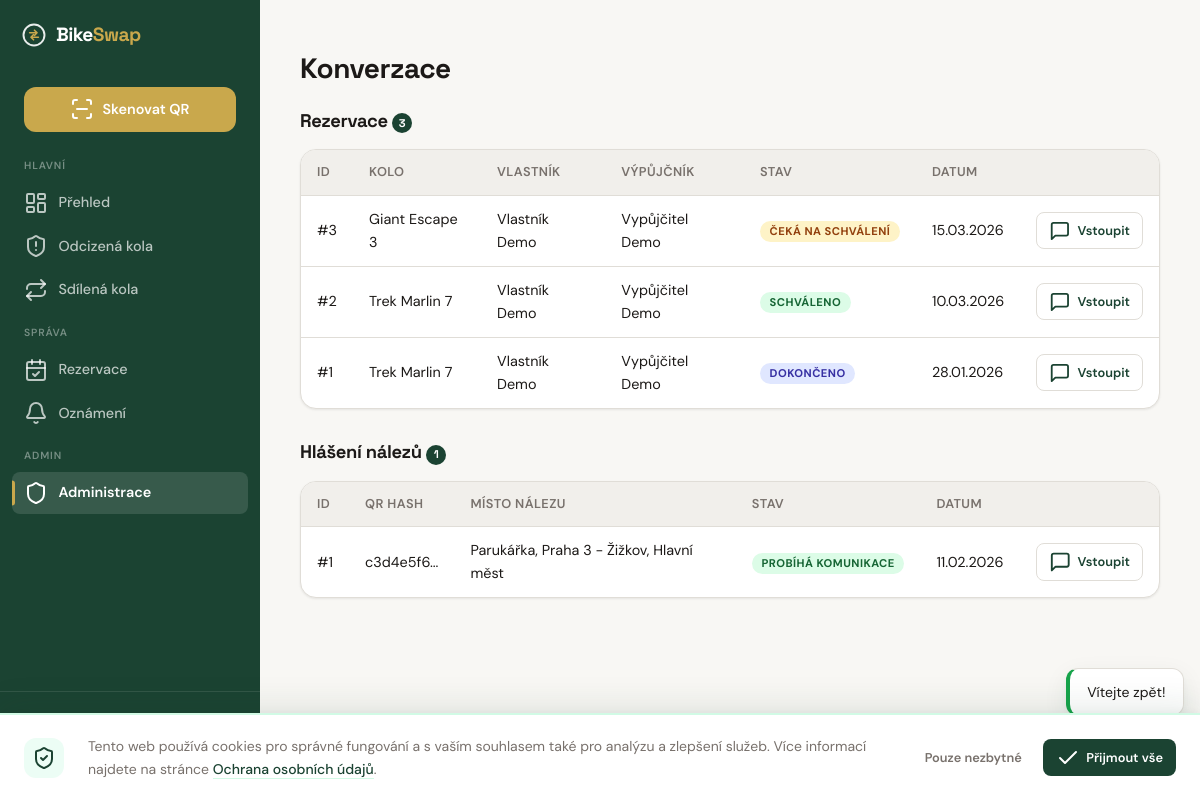
The page /admin/conversations (signed in) on the database its author committed.
### tables this page shows
CREATE TABLE IF NOT EXISTS `reservations` (
    `id`                 INT UNSIGNED    NOT NULL AUTO_INCREMENT,
    `bike_id`            INT UNSIGNED    NOT NULL,
    `borrower_id`        INT UNSIGNED    NOT NULL,
    `owner_id`           INT UNSIGNED    NOT NULL,
    `conversation_token` VARCHAR(64)     NOT NULL,
    `date_from`          DATE            NOT NULL,
    `date_to`            DATE            NOT NULL,
    `message`            TEXT            NULL DEFAULT NULL,
    `status`             ENUM('pending','approved','rejected','active','completed','cancelled','not_returned','disputed') NOT NULL DEFAULT 'pending',
    `not_returned_reason`  TEXT          NULL DEFAULT NULL,
    `dispute_reason`       TEXT          NULL DEFAULT NULL,
    `admin_resolution`     ENUM('borrower_guilty','owner_guilty') NULL DEFAULT NULL,
    `admin_resolved_by`    INT UNSIGNED  NULL DEFAULT NULL,
    `admin_resolved_at`    DATETIME      NULL DEFAULT NULL,
    `created_at`         DATETIME        NOT NULL DEFAULT CURRENT_TIMESTAMP,
    `updated_at`         DATETIME        NOT NULL DEFAULT CURRENT_TIMESTAMP ON UPDATE CURRENT_TIMESTAMP,

    PRIMARY KEY (`id`),
    UNIQUE KEY `uq_reservations_token` (`conversation_token`),
    KEY `idx_reservations_bike_dates` (`bike_id`, `date_from`, `date_to`, `status`),
    KEY `idx_reservations_borrower` (`borrower_id`, `status`),
    KEY `idx_reservations_owner` (`owner_id`, `status`),
    CONSTRAINT `fk_reservations_bike` FOREIGN KEY (`bike_id`) REFERENCES `bikes` (`id`) ON DELETE CASCADE,
    CONSTRAINT `fk_reservations_borrower` FOREIGN KEY (`borrower_id`) REFERENCES `users` (`id`) ON DELETE CASCADE,
    CONSTRAINT `fk_reservations_owner` FOREIGN KEY (`owner_id`) REFERENCES `users` (`id`) ON DELETE CASCADE,
    CONSTRAINT `fk_reservations_admin` FOREIGN KEY (`admin_resolved_by`) REFERENCES `users` (`id`) ON DELETE SET NULL
);

CREATE TABLE IF NOT EXISTS `bikes` (
    `id`                   INT UNSIGNED    NOT NULL AUTO_INCREMENT,
    `owner_id`             INT UNSIGNED    NOT NULL,
    `qr_hash`              VARCHAR(64)     NOT NULL,
    `brand`                VARCHAR(100)    NOT NULL,
    `model`                VARCHAR(100)    NULL DEFAULT NULL,
    `color`                VARCHAR(50)     NOT NULL,
    `frame_number`         VARCHAR(100)    NULL DEFAULT NULL,
    `year_of_manufacture`  SMALLINT UNSIGNED NULL DEFAULT NULL,
    `description`          TEXT            NULL DEFAULT NULL,
    `status`               ENUM('active', 'stolen', 'found', 'recovered', 'seized') NOT NULL DEFAULT 'active',
    `is_shared`            TINYINT(1)      NOT NULL DEFAULT 0,
    `auto_accept`          TINYINT(1)      NOT NULL DEFAULT 0,
    `availability_days`    VARCHAR(20)     DEFAULT NULL,
    `created_at`           DATETIME        NOT NULL DEFAULT CURRENT_TIMESTAMP,
    `updated_at`           DATETIME        NOT NULL DEFAULT CURRENT_TIMESTAMP ON UPDATE CURRENT_TIMESTAMP,

    PRIMARY KEY (`id`),
    UNIQUE KEY `uq_bikes_qr_hash` (`qr_hash`),
    KEY `idx_bikes_owner` (`owner_id`),
    KEY `idx_bikes_status` (`status`),
    KEY `idx_bikes_shared` (`is_shared`),
    CONSTRAINT `fk_bikes_owner` FOREIGN KEY (`owner_id`) REFERENCES `users` (`id`) ON DELETE CASCADE
);

CREATE TABLE IF NOT EXISTS `users` (
    `id`                 INT UNSIGNED    NOT NULL AUTO_INCREMENT,
    `email`              VARCHAR(255)    NOT NULL,
    `password_hash`      VARCHAR(255)    NOT NULL,
    `role`               ENUM('user', 'police', 'admin') NOT NULL DEFAULT 'user',
    `first_name`         VARCHAR(50)     NOT NULL,
    `surname`            VARCHAR(50)     NOT NULL DEFAULT '',
    `phone`              VARCHAR(20)     NULL DEFAULT NULL,
    `address`            VARCHAR(255)    NULL DEFAULT NULL,
    `is_verified`        TINYINT(1)      NOT NULL DEFAULT 0,
    `verification_token` VARCHAR(64)     NULL DEFAULT NULL,
    `password_reset_token`   VARCHAR(64) NULL DEFAULT NULL,
    `password_reset_expires` DATETIME    NULL DEFAULT NULL,
    `totp_secret`        VARCHAR(255)    NULL DEFAULT NULL,
    `totp_enabled`       TINYINT(1)      NOT NULL DEFAULT 0,
    `karma_score`        INT             NOT NULL DEFAULT 0,
    `is_banned`          TINYINT(1)      NOT NULL DEFAULT 0,
    `created_at`         DATETIME        NOT NULL DEFAULT CURRENT_TIMESTAMP,
    `updated_at`         DATETIME        NOT NULL DEFAULT CURRENT_TIMESTAMP ON UPDATE CURRENT_TIMESTAMP,
    `last_login_at`      DATETIME        NULL DEFAULT NULL,

    PRIMARY KEY (`id`),
    UNIQUE KEY `uq_users_email` (`email`),
    KEY `idx_users_role` (`role`)
);

CREATE TABLE IF NOT EXISTS `found_reports` (
    `id`                  INT UNSIGNED    NOT NULL AUTO_INCREMENT,
    `bike_id`             INT UNSIGNED    NULL DEFAULT NULL,
    `qr_hash_scanned`     VARCHAR(64)     NULL DEFAULT NULL,
    `reported_by`         INT UNSIGNED    NULL DEFAULT NULL,
    `reporter_email`      VARCHAR(255)    NULL DEFAULT NULL,
    `reporter_phone`      VARCHAR(20)     NULL DEFAULT NULL,
    `reporter_ip`         VARCHAR(45)     NULL DEFAULT NULL,
    `conversation_token`  VARCHAR(64)     NOT NULL,
    `found_date`          DATE            NULL DEFAULT NULL,
    `found_location_text` VARCHAR(255)    NULL DEFAULT NULL,
    `found_location_lat`  DECIMAL(10, 7)  NULL DEFAULT NULL,
    `found_location_lng`  DECIMAL(10, 7)  NULL DEFAULT NULL,
    `description`         TEXT            NULL DEFAULT NULL,
    `status`              ENUM('pending', 'verified', 'contacted', 'resolved', 'closed') NOT NULL DEFAULT 'pending',
    `verified_by`         INT UNSIGNED    NULL DEFAULT NULL,
    `verified_at`         DATETIME        NULL DEFAULT NULL,
    `created_at`          DATETIME        NOT NULL DEFAULT CURRENT_TIMESTAMP,

    PRIMARY KEY (`id`),
    UNIQUE KEY `uq_found_token` (`conversation_token`),
    KEY `idx_found_bike` (`bike_id`),
    KEY `idx_found_status` (`status`),
    KEY `idx_found_qr` (`qr_hash_scanned`),
    CONSTRAINT `fk_found_bike` FOREIGN KEY (`bike_id`) REFERENCES `bikes` (`id`) ON DELETE SET NULL,
    CONSTRAINT `fk_found_reporter` FOREIGN KEY (`reported_by`) REFERENCES `users` (`id`) ON DELETE SET NULL,
    CONSTRAINT `fk_found_verifier` FOREIGN KEY (`verified_by`) REFERENCES `users` (`id`) ON DELETE SET NULL
);

### templates/admin/conversations.php (the view, shortened to what the rows shown need)
<div class="page-header">
  <h1>Konverzace</h1>
</div>
<h2 class="section-title">
  Rezervace
  <span class="badge-count"><?= count($reservations) ?></span>
</h2>
<?php if (empty($reservations)): ?>
  <div class="card mb-xl">
    <div class="card-body">
      <p class="text-muted text-center">Žádné rezervace.</p>
    </div>
  </div>
<?php else: ?>
  <div class="card mb-xl">
    <div class="table-responsive">
      <table class="admin-table">
        <thead>
          <tr>
            <th>ID</th>
            <th>Kolo</th>
            <th>Vlastník</th>
            <th>Výpůjčník</th>
            <th>Stav</th>
            <th>Datum</th>
            <th></th>
          </tr>
        </thead>
        <tbody>
          <?php foreach ($reservations as $res): ?>
            <tr>
              <td>#<?= $res->getId() ?></td>
              <td><?= $res->getBike() ? e($res->getBike()->getFullName()) : '—' ?></td>
              <td><?= $res->getOwner() ? e($res->getOwner()->getFullName()) : '—' ?></td>
              <td><?= $res->getBorrower() ? e($res->getBorrower()->getFullName()) : '—' ?></td>
              <td><span class="status-badge status-<?= e($res->getStatus()) ?>"><?= e($res->getStatusLabel()) ?></span></td>
              <td><?= date('d.m.Y', strtotime($res->getCreatedAt())) ?></td>
              <td>
                <a href="/admin/conversation/reservation/<?= $res->getId() ?>" class="btn btn-sm btn-secondary">
                  <i data-lucide="message-square"></i> Vstoupit
                </a>
              </td>
            </tr>
          <?php endforeach; ?>
        </tbody>
      </table>
    </div>
  </div>
<?php endif; ?>
<h2 class="section-title">
  Hlášení nálezů
  <span class="badge-count"><?= count($foundReports) ?></span>
</h2>
<?php if (empty($foundReports)): ?>
  <div class="card">
    <div class="card-body">
      <p class="text-muted text-center">Žádná hlášení nálezů.</p>
    </div>
  </div>
<?php else: ?>
  <div class="card">
    <div class="table-responsive">
      <table class="admin-table">
        <thead>
          <tr>
            <th>ID</th>
            <th>QR hash</th>
            <th>Místo nálezu</th>
            <th>Stav</th>
            <th>Datum</th>
            <th></th>
          </tr>
        </thead>
        <tbody>
          <?php foreach ($foundReports as $report): ?>
            <tr>
              <td>#<?= $report->getId() ?></td>
              <td><?= $report->getQrHashScanned() ? e(substr($report->getQrHashScanned(), 0, 8)) . '...' : '—' ?></td>
              <td><?= $report->getFoundLocationText() ? e(mb_substr($report->getFoundLocationText(), 0, 40)) : '—' ?></td>
              <td><span class="status-badge <?= e($report->getStatusClass()) ?>"><?= e($report->getStatusLabel()) ?></span></td>
              <td><?= date('d.m.Y', strtotime($report->getCreatedAt())) ?></td>
              <td>
                <a href="/admin/conversation/found/<?= $report->getId() ?>" class="btn btn-sm btn-secondary">
                  <i data-lucide="message-square"></i> Vstoupit
                </a>
              </td>
            </tr>
          <?php endforeach; ?>
        </tbody>
      </table>
    </div>
  </div>
<?php endif; ?>

### rows shown on the page
reservations: id "3", bike.model "Giant Escape 3", owner.surname "Vlastník Demo", borrower.surname "Vypůjčitel Demo", status "ČEKÁ NA SCHVÁLENÍ", created_at "15.03.2026"
reservations: id "2", bike.model "Trek Marlin 7", owner.surname "Vlastník Demo", borrower.surname "Vypůjčitel Demo", status "SCHVÁLENO", created_at "10.03.2026"
reservations: id "1", bike.model "Trek Marlin 7", owner.surname "Vlastník Demo", borrower.surname "Vypůjčitel Demo", status "DOKONČENO", created_at "28.01.2026"
found_reports: id "1", qr_hash_scanned "c3d4e5f6", found_location_text "Parukářka, Praha 3 - Žižkov, Hlavní měst", status "PROBÍHÁ KOMUNIKACE", created_at "11.02.2026"

### other values the page prints
count($reservations) "3"
count($foundReports) "1"
